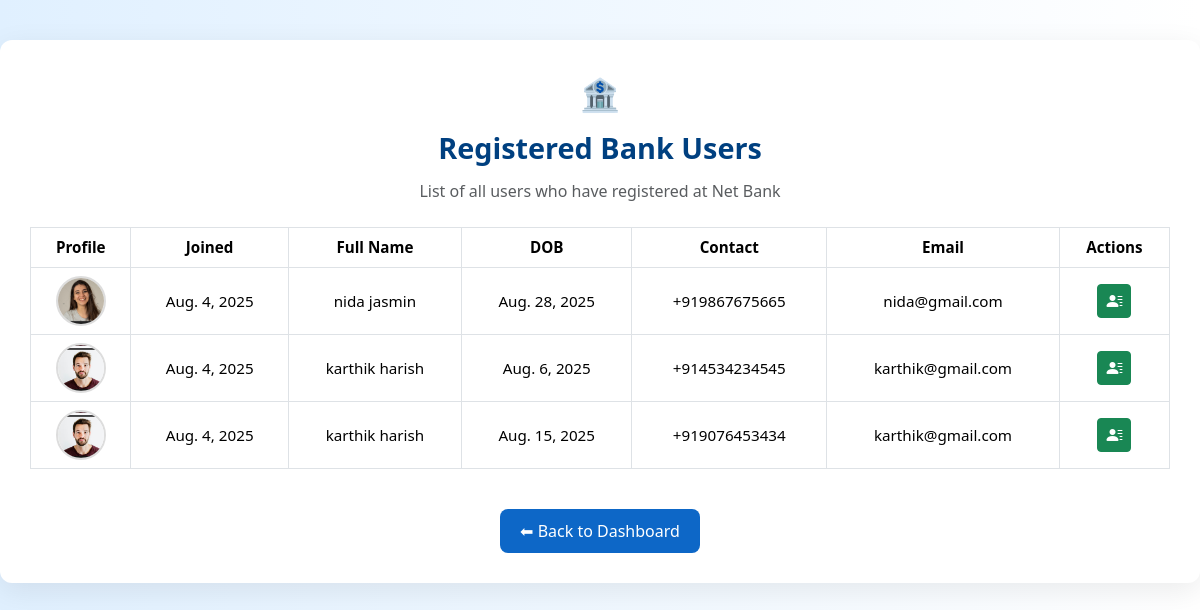
/users/, run on an earlier commit of the app's database.
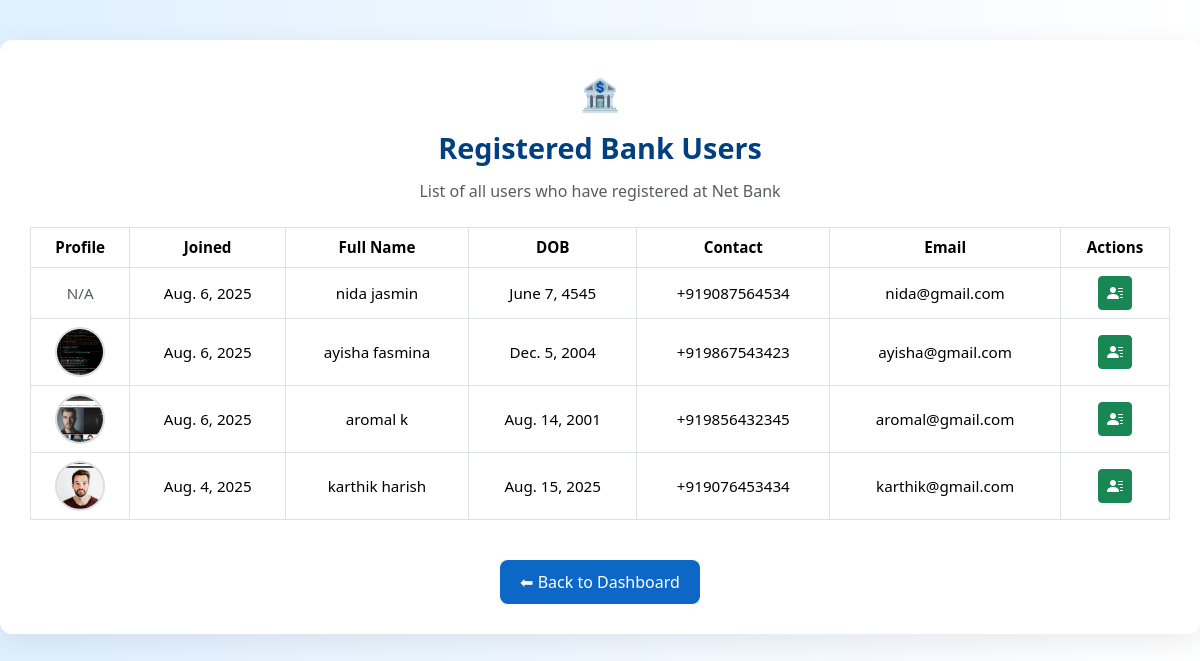
And on a later commit of the database.
### api/models.py (models this page shows, shortened)
class BankUser(models.Model):
    date = models.DateField(default=date.today)
    first_name = models.CharField(max_length=20)
    last_name = models.CharField(max_length=20)
    dob = models.DateField()
    account_number = models.CharField(
        max_length=12,
        unique=True,
        validators=[RegexValidator(r'^\d{10,12}$', 'Account number must be 12 digits')]
    )
    branch = models.CharField(max_length=50)
    ifsc = models.CharField(
        max_length=11,
        validators=[RegexValidator(
            r'^[A-Z]{4}0[A-Z0-9]{6}$',
            'Invalid IFSC. Format: 4 letters, 0, then 6 alphanumerics (e.g., SBIN0001234)'
        )]
    )
    aadhaar_number = models.CharField(
        max_length=12,
        validators=[RegexValidator(r'^\d{12}$', 'Aadhaar must be a 12-digit number')]
    )
    Contact_number = models.CharField(
        max_length=13,
        validators=[RegexValidator(r'^\+91\d{10}$', 'Mobile must be +91 followed by 10 digits')]
    )
    email = models.EmailField(validators=[EmailValidator('Enter a valid email address')])
    card_number = models.CharField(
        max_length=16,
        validators=[RegexValidator(r'^\d{16}$', 'Card number must be exactly 16 digits')]
    )
    card_pin = models.CharField(
        max_length=6,
        validators=[
            RegexValidator(r'^\d+$', 'PIN must be numeric only'),
            MinLengthValidator(4, message="PIN must be at least 4 digits"),
            MaxLengthValidator(6, message="PIN can be at most 6 digits"),
        ]
    )
    photo = models.ImageField(upload_to='user_photos/', null=True, blank=True)
    balance = models.DecimalField(max_digits=12, decimal_places=2, default=0.00)
    pin = models.CharField(max_length=6,default='0000')
    class Meta:
        db_table = 'bankuser'
    class Meta:
        db_table = 'bankuser'

### api/views.py (the view)
# urls.py: path('users/', views.user_list, name='user_list'),
def user_list(request):
    users = BankUser.objects.all().order_by('-id')
    return render(request, 'user_list.html', {'users': users})

### api/templates/user_list.html (shortened to what this page needs)
{% load static %}
<!DOCTYPE html>
<html lang="en">
<head>
  <link href="https://cdn.jsdelivr.net/npm/bootstrap@5.3.2/dist/css/bootstrap.min.css" rel="stylesheet">
  <link rel="stylesheet" href="https://cdn.jsdelivr.net/npm/bootstrap-icons@1.10.5/font/bootstrap-icons.css">
</head>
<body>
<div class="container">
  <div class="text-center mb-4">
    <div class="header-icon mb-2">🏦</div>
    <div class="page-title">Registered Bank Users</div>
    <p class="text-muted">List of all users who have registered at Net Bank</p>
  </div>
  <div class="table-responsive">
    <table class="table table-bordered table-hover align-middle">
      <thead>
        <tr>
          <th>Profile</th>
          <th>Joined</th>
          <th>Full Name</th>
          <th>DOB</th>
          <th>Contact</th>
          <th>Email</th>
          <th>Actions</th>
        </tr>
      </thead>
      <tbody>
        {% for user in users %}
          <tr>
            <td>
              {% if user.photo %}
                <img src="{{ user.photo.url }}" class="user-photo" alt="User Photo">
              {% else %}
                <span class="text-muted">N/A</span>
              {% endif %}
            </td>
            <td>{{ user.date }}</td>
            <td>{{ user.first_name }} {{ user.last_name }}</td>
            <td>{{ user.dob }}</td>
            <td>{{ user.Contact_number }}</td>
            <td>{{ user.email }}</td>
            <td>
  <a href="{% url 'user_profile' user.id %}" class="btn btn-sm btn-success" title="Profile">
    <i class="bi bi-person-lines-fill"></i>
  </a>
</td>
          </tr>
        {% empty %}
          <tr>
            <td colspan="7" class="text-center text-danger fw-bold">No users registered yet.</td>
          </tr>
        {% endfor %}
      </tbody>
    </table>
  </div>
  <div class="text-center mt-4">
    <a href="{% url 'dashboard' %}" class="btn btn-back">⬅ Back to Dashboard</a>
  </div>
</div>
</body>
</html>

### api/templates/user_list.html (style rules this page uses)
body { background: linear-gradient(to right, #e0f0ff, #ffffff); font-family: 'Segoe UI', sans-serif; min-height: 100vh; padding-top: 40px; }
.container { background: #fff; border-radius: 12px; padding: 30px; box-shadow: 0 8px 30px rgba(0, 0, 0, 0.08); max-width: 1200px; }
.header-icon { font-size: 2rem; color: #0d67c7; }
.page-title { font-weight: 600; font-size: 1.8rem; margin-bottom: 10px; color: #004080; }
.table thead { background-color: #004080; color: #fff; }
.table th, .table td { vertical-align: middle; text-align: center; font-size: 0.95rem; }
.user-photo { width: 50px; height: 50px; object-fit: cover; border-radius: 50%; border: 2px solid #ddd; }
.btn-back { background-color: #0d67c7; color: white; border: none; padding: 10px 20px; border-radius: 8px; font-weight: 500; transition: background-color 0.3s ease; }
.btn-sm i { font-size: 1rem; }

What changed in the data, as far as the page shows it:
removed BankUser: photo (picture), date "Aug. 4, 2025", first_name "nida", last_name "jasmin", dob "Aug. 28, 2025", Contact_number "+919867675665", email "nida@gmail.com"
removed BankUser: photo (picture), date "Aug. 4, 2025", first_name "karthik", last_name "harish", dob "Aug. 6, 2025", Contact_number "+914534234545", email "karthik@gmail.com"
added BankUser: photo "N/A", date "Aug. 6, 2025", first_name "nida", last_name "jasmin", dob "June 7, 4545", Contact_number "+919087564534", email "nida@gmail.com"
added BankUser: photo (picture), date "Aug. 6, 2025", first_name "ayisha", last_name "fasmina", dob "Dec. 5, 2004", Contact_number "+919867543423", email "ayisha@gmail.com"
added BankUser: photo (picture), date "Aug. 6, 2025", first_name "aromal", last_name "k", dob "Aug. 14, 2001", Contact_number "+919856432345", email "aromal@gmail.com"
